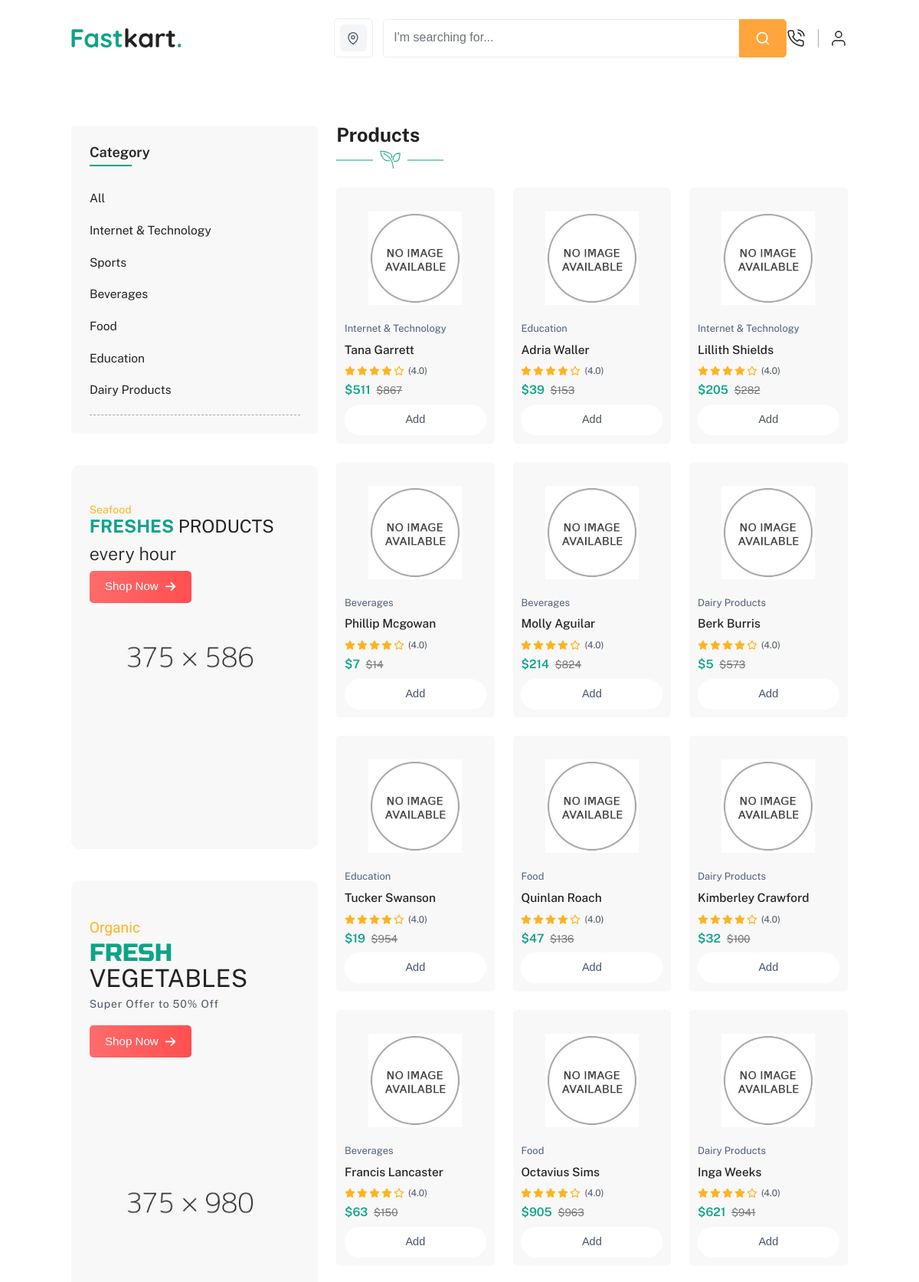
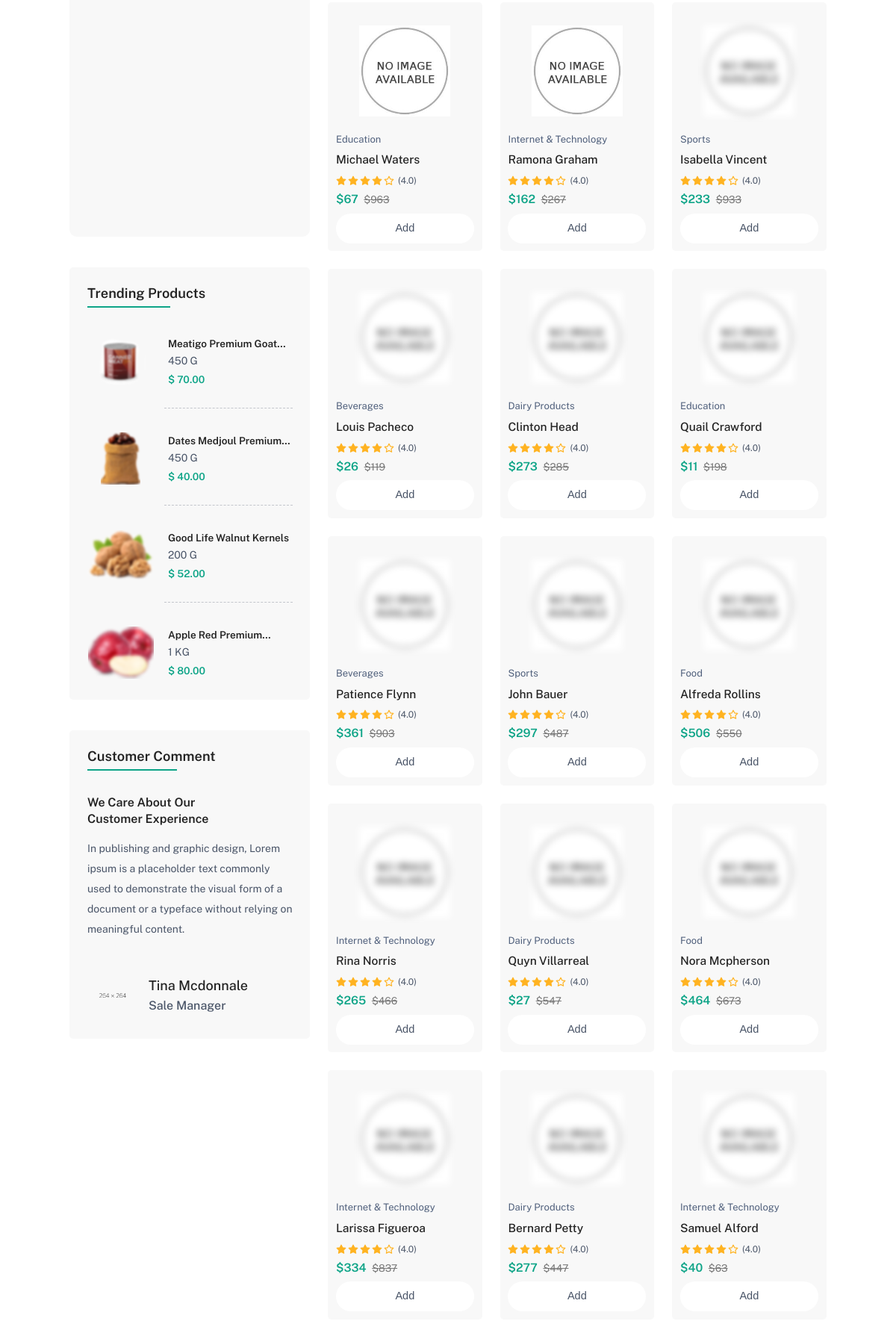
The page / (upper part) on the database its author committed (2 pictures, top to bottom).
### shopSection/models.py (models this page shows, shortened)
class Category(models.Model):
    name = models.CharField(max_length=30)
    def __str__(self):
        return str(self.name)

class Product(models.Model):
    name = models.CharField(max_length=100)
    category = models.ForeignKey(Category, on_delete=models.CASCADE)
    product_id = models.CharField(max_length=30 ,blank=True, null=True)
    quantity = models.PositiveIntegerField(default=1)
    discount = models.PositiveIntegerField(default=0)
    discount_price = models.PositiveIntegerField(default=0, editable=False)
    price = models.PositiveIntegerField()
    stock_status = models.BooleanField(default=True, blank=True, editable=False)
    product_pic = models.ImageField(upload_to='products/', default='product.jpg')
    description = models.TextField(null=True)
    location = models.ForeignKey(Location, on_delete=models.CASCADE, null=True)

### Home/views.py (the view)
# urls.py: path('', views.index, name="Home"),
def index(request):
    categories = Category.objects.all()
    category = request.GET.get('category')
    loc = request.GET.get('loc')
    print(category)
    product = Product.objects.all()
    if loc:
        product = Product.objects.filter(location=loc)
    elif category:
        product = Product.objects.filter(category=category)
    elif request.GET:
        search = request.GET.get('search')
        if search:
            product = Product.objects.filter(name__icontains=search)
        else:
            product = Product.objects.all()
    location = Location.objects.all()
    if request.user.is_authenticated:
        cart_items = Cart.objects.filter(user=request.user)[:3]
        cart_count = Cart.objects.filter(user=request.user).count()
    return render(request, "index.html", locals())

### templates/index.html (shortened to what this page needs)
{% extends "base.html" %}
{% load static %}
{% block body %}
<section class="product-section">
    <div class="container-fluid-lg">
        <div class="row g-sm-4 g-3">
            <div class="col-xxl-3 col-xl-4 d-none d-xl-block">
                <div class="p-sticky">
                    <div class="category-menu">
                        <h3>Category</h3>
                        <ul>
                            <li>
                                <div class="category-list">
                                    <h5>
                                        <a href="?category=">All</a>
                                    </h5>
                                </div>
                            </li>
                            {% for c in categories %}
                            <li>
                                <div class="category-list">
                                    <h5>
                                        <a href="?category={{c.id}}">{{c.name}}</a>
                                    </h5>
                                </div>
                            </li>
                            {% endfor %}
                        </ul>
                    </div>
                    <div class="ratio_156 section-t-space">
                        <div class="home-contain hover-effect">
                            <div class="home-detail p-top-left home-p-medium">
                                <div>
                                    <h6 class="text-yellow home-banner">Seafood</h6>
                                    <h3 class="text-uppercase fw-normal"><span
                                            class="theme-color fw-bold">Freshes</span> Products</h3>
                                    <h3 class="fw-light">every hour</h3>
                                    <button onclick="location.href = 'shop-left-sidebar.html';"
                                            class="btn btn-animation btn-md mend-auto">Shop Now <i
                                            class="fa-solid fa-arrow-right icon"></i></button>
                                </div>
                            </div>
                        </div>
                    </div>
                    <div class="ratio_medium section-t-space">
                        <div class="home-contain hover-effect">
                            <img src="{% static 'assets/images/vegetable/banner/11.jpg' %}"
                                 class="img-fluid blur-up lazyload"
                                 alt="">
                            <div class="home-detail p-top-left home-p-medium">
                                <div>
                                    <h4 class="text-yellow text-exo home-banner">Organic</h4>
                                    <h2 class="text-uppercase fw-normal mb-0 text-russo theme-color">fresh</h2>
                                    <h2 class="text-uppercase fw-normal text-title">Vegetables</h2>
                                    <p class="mb-3">Super Offer to 50% Off</p>
                                    <button onclick="location.href = 'shop-left-sidebar.html';"
                                            class="btn btn-animation btn-md mend-auto">Shop Now <i
                                            class="fa-solid fa-arrow-right icon"></i></button>
                                </div>
                            </div>
                        </div>
                    </div>
                    <div class="section-t-space">
                        <div class="category-menu">
                            <h3>Trending Products</h3>
                            <ul class="product-list border-0 p-0 d-block">
                                <li>
                                    <div class="offer-product">
                                        <a href="product-left-thumbnail.html" class="offer-image">
                                            <img src="{% static 'assets/images/vegetable/product/23.png' %}"
                                                 class="blur-up lazyload" alt="">
                                        </a>
                                        <div class="offer-detail">
                                            <div>
                                                <a href="product-left-thumbnail.html" class="text-title">
                                                    <h6 class="name">Meatigo Premium Goat Curry</h6>
                                                </a>
                                                <span>450 G</span>
                                                <h6 class="price theme-color">$ 70.00</h6>
                                            </div>
                                        </div>
                                    </div>
                                </li>
                                <li>
                                    <div class="offer-product">
                                        <a href="product-left-thumbnail.html" class="offer-image">
                                            <img src="{% static 'assets/images/vegetable/product/24.png' %}"
                                                 class="blur-up lazyload" alt="">
                                        </a>
                                        <div class="offer-detail">
                                            <div>
                                                <a href="product-left-thumbnail.html" class="text-title">
                                                    <h6 class="name">Dates Medjoul Premium Imported</h6>
                                                </a>
                                                <span>450 G</span>
                                                <h6 class="price theme-color">$ 40.00</h6>
                                            </div>
                                        </div>
                                    </div>
                                </li>
                                <li>
                                    <div class="offer-product">
                                        <a href="product-left-thumbnail.html" class="offer-image">
                                            <img src="{% static 'assets/images/vegetable/product/25.png' %}"
                                                 class="blur-up lazyload" alt="">
                                        </a>
                                        <div class="offer-detail">
                                            <div>
                                                <a href="product-left-thumbnail.html" class="text-title">
                                                    <h6 class="name">Good Life Walnut Kernels</h6>
                                                </a>
                                                <span>200 G</span>
                                                <h6 class="price theme-color">$ 52.00</h6>
                                            </div>
                                        </div>
                                    </div>
                                </li>
                                <li class="mb-0">
                                    <div class="offer-product">
                                        <a href="product-left-thumbnail.html" class="offer-image">
                                            <img src="{% static 'assets/images/vegetable/product/26.png' %}"
                                                 class="blur-up lazyload" alt="">
                                        </a>
                                        <div class="offer-detail">
                                            <div>
                                                <a href="product-left-thumbnail.html" class="text-title">
                                                    <h6 class="name">Apple Red Premium Imported</h6>
                                                </a>
                                                <span>1 KG</span>
                                                <h6 class="price theme-color">$ 80.00</h6>
                                            </div>
                                        </div>
                                    </div>
                                </li>
                            </ul>
                        </div>
                    </div>
                    <div class="section-t-space">
                        <div class="category-menu">
                            <h3>Customer Comment</h3>
                            <div class="review-box">
                                <div class="review-contain">
                                    <h5 class="w-75">We Care About Our Customer Experience</h5>
                                    <p>In publishing and graphic design, Lorem ipsum is a placeholder text commonly
                                        used to demonstrate the visual form of a document or a typeface without
                                        relying on meaningful content.</p>
                                </div>
                                <div class="review-profile">
                                    <div class="review-image">
                                        <img src="{% static 'assets/images/vegetable/review/1.jpg' %}"
                                             class="img-fluid blur-up lazyload" alt="">
                                    </div>
                                    <div class="review-detail">
                                        <h5>Tina Mcdonnale</h5>
                                        <h6>Sale Manager</h6>
                                    </div>
                                </div>
                            </div>
                        </div>
                    </div>
                </div>
            </div>
            <div class="col-xxl-9 col-xl-8">
                <div class="title title-flex">
                    <div>
                        <h2>Products</h2>
                        <span class="title-leaf">
                                <svg class="icon-width">
                                    <use xlink:href="../assets/svg/leaf.svg#leaf"></use>
                                </svg>
                            </span>
                    </div>
                </div>
                <div
                        class="row g-sm-4 g-3 row-cols-xxl-4 row-cols-xl-3 row-cols-lg-2 row-cols-md-3 row-cols-2 product-list-section">
                    {% for p in product %}
                    <div>
                        <div class="product-box-3 h-100 wow fadeInUp">
                            <div class="product-header">
                                <div class="product-image">
                                    <a href="{% url 'product' p.id %}">
                                        <img src="{{p.product_pic.url}}"
                                             class="img-fluid blur-up lazyload" alt="">
                                    </a>
                                </div>
                            </div>
                            <div class="product-footer">
                                <div class="product-detail">
                                    <span class="span-name">{{p.category}}</span>
                                    <a href="{% url 'product' p.id   %}">
                                        <h5 class="name">{{p.name}}</h5>
                                    </a>
                                    <div class="product-rating mt-2">
                                        <ul class="rating">
                                            <li>
                                                <i data-feather="star" class="fill"></i>
                                            </li>
                                            <li>
                                                <i data-feather="star" class="fill"></i>
                                            </li>
                                            <li>
                                                <i data-feather="star" class="fill"></i>
                                            </li>
                                            <li>
                                                <i data-feather="star" class="fill"></i>
                                            </li>
                                            <li>
                                                <i data-feather="star"></i>
                                            </li>
                                        </ul>
                                        <span>(4.0)</span>
                                    </div>
                                    <h5 class="price">
                                        {% if p.discount_price != 0 %}
                                        <span class="theme-color">${{p.discount_price}}</span>
                                        <del>${{p.price}}</del>
                                        {% else %}
                                        <span class="theme-color">${{p.price}}</span>
                                        {% endif %}
                                    </h5>
                                    <div class="add-to-cart-box bg-white">
                                        <a href="{% url 'add_to_cart' p.id %}"><button class="btn btn-add-cart addcart-button">Add
                                        </button></a>
                                    </div>
                                </div>
                            </div>
                        </div>
                    </div>
                    {% endfor %}
                </div>
            </div>
        </div>
    </div>
</section>
{% endblock %}

### rows shown on the page
Category: name "Internet & Technology"
Category: name "Sports"
Category: name "Beverages"
Category: name "Food"
Category: name "Education"
Category: name "Dairy Products"
Product: product_pic (picture), category "Internet & Technology", name "Tana Garrett", discount_price "511", price "867"
Product: product_pic (picture), category "Education", name "Adria Waller", discount_price "39", price "153"
Product: product_pic (picture), category "Internet & Technology", name "Lillith Shields", discount_price "205", price "282"
Product: product_pic (picture), category "Beverages", name "Phillip Mcgowan", discount_price "7", price "14"
Product: product_pic (picture), category "Beverages", name "Molly Aguilar", discount_price "214", price "824"
Product: product_pic (picture), category "Dairy Products", name "Berk Burris", discount_price "5", price "573"
Product: product_pic (picture), category "Education", name "Tucker Swanson", discount_price "19", price "954"
Product: product_pic (picture), category "Food", name "Quinlan Roach", discount_price "47", price "136"
Product: product_pic (picture), category "Dairy Products", name "Kimberley Crawford", discount_price "32", price "100"
Product: product_pic (picture), category "Beverages", name "Francis Lancaster", discount_price "63", price "150"
Product: product_pic (picture), category "Food", name "Octavius Sims", discount_price "905", price "963"
Product: product_pic (picture), category "Dairy Products", name "Inga Weeks", discount_price "621", price "941"
Product: product_pic (picture), category "Education", name "Michael Waters", discount_price "67", price "963"
Product: product_pic (picture), category "Internet & Technology", name "Ramona Graham", discount_price "162", price "267"
Product: product_pic (picture), category "Sports", name "Isabella Vincent", discount_price "233", price "933"
Product: product_pic (picture), category "Beverages", name "Louis Pacheco", discount_price "26", price "119"
Product: product_pic (picture), category "Dairy Products", name "Clinton Head", discount_price "273", price "285"
Product: product_pic (picture), category "Education", name "Quail Crawford", discount_price "11", price "198"
Product: product_pic (picture), category "Beverages", name "Patience Flynn", discount_price "361", price "903"
Product: product_pic (picture), category "Sports", name "John Bauer", discount_price "297", price "487"
Product: product_pic (picture), category "Food", name "Alfreda Rollins", discount_price "506", price "550"
Product: product_pic (picture), category "Internet & Technology", name "Rina Norris", discount_price "265", price "466"
Product: product_pic (picture), category "Dairy Products", name "Quyn Villarreal", discount_price "27", price "547"
Product: product_pic (picture), category "Food", name "Nora Mcpherson", discount_price "464", price "673"
Product: product_pic (picture), category "Internet & Technology", name "Larissa Figueroa", discount_price "334", price "837"
Product: product_pic (picture), category "Dairy Products", name "Bernard Petty", discount_price "277", price "447"
Product: product_pic (picture), category "Internet & Technology", name "Samuel Alford", discount_price "40", price "63"
